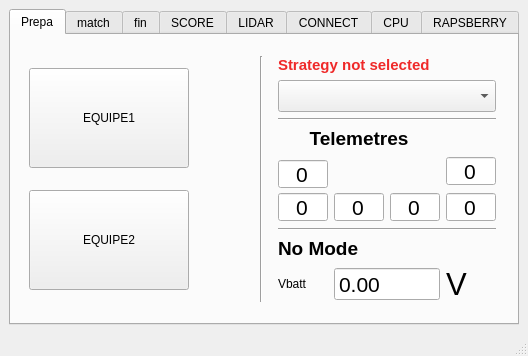
<?xml version="1.0" encoding="UTF-8"?>
<ui version="4.0">
 <class>ihm_Ecran</class>
 <widget class="QMainWindow" name="ihm_Ecran">
  <property name="geometry">
   <rect>
    <x>0</x>
    <y>0</y>
    <width>528</width>
    <height>356</height>
   </rect>
  </property>
  <property name="windowTitle">
   <string>MainWindow</string>
  </property>
  <widget class="QWidget" name="centralwidget">
   <layout class="QGridLayout" name="gridLayout">
    <item row="1" column="0">
     <widget class="QTabWidget" name="tabWidget">
      <property name="currentIndex">
       <number>0</number>
      </property>
      <widget class="QWidget" name="tab">
       <attribute name="title">
        <string>Prepa</string>
       </attribute>
       <layout class="QGridLayout" name="gridLayout_7">
        <item row="0" column="1">
         <widget class="Line" name="line">
          <property name="orientation">
           <enum>Qt::Vertical</enum>
          </property>
         </widget>
        </item>
        <item row="0" column="2">
         <layout class="QGridLayout" name="gridLayout_6">
          <item row="1" column="0" colspan="4">
           <widget class="QComboBox" name="combo_ChoixStrategie">
            <property name="font">
             <font>
              <pointsize>15</pointsize>
             </font>
            </property>
            <property name="toolTip">
             <string>Choix d'une stratégie</string>
            </property>
            <property name="currentText">
             <string/>
            </property>
           </widget>
          </item>
          <item row="4" column="0">
           <widget class="QSpinBox" name="sb_AVG">
            <property name="minimumSize">
             <size>
              <width>50</width>
              <height>30</height>
             </size>
            </property>
            <property name="maximumSize">
             <size>
              <width>50</width>
              <height>24</height>
             </size>
            </property>
            <property name="font">
             <font>
              <pointsize>16</pointsize>
             </font>
            </property>
            <property name="toolTip">
             <string>AVG</string>
            </property>
            <property name="alignment">
             <set>Qt::AlignCenter</set>
            </property>
            <property name="buttonSymbols">
             <enum>QAbstractSpinBox::NoButtons</enum>
            </property>
            <property name="maximum">
             <number>999999</number>
            </property>
           </widget>
          </item>
          <item row="5" column="2">
           <widget class="QSpinBox" name="sb_ARDCentre">
            <property name="minimumSize">
             <size>
              <width>50</width>
              <height>30</height>
             </size>
            </property>
            <property name="maximumSize">
             <size>
              <width>50</width>
              <height>30</height>
             </size>
            </property>
            <property name="font">
             <font>
              <pointsize>16</pointsize>
             </font>
            </property>
            <property name="toolTip">
             <string>ARDCentre</string>
            </property>
            <property name="alignment">
             <set>Qt::AlignCenter</set>
            </property>
            <property name="buttonSymbols">
             <enum>QAbstractSpinBox::NoButtons</enum>
            </property>
           </widget>
          </item>
          <item row="2" column="0" colspan="4">
           <widget class="Line" name="line_2">
            <property name="orientation">
             <enum>Qt::Horizontal</enum>
            </property>
           </widget>
          </item>
          <item row="3" column="3">
           <widget class="QLed" name="qLed_Obstacle">
            <property name="minimumSize">
             <size>
              <width>20</width>
              <height>20</height>
             </size>
            </property>
            <property name="maximumSize">
             <size>
              <width>20</width>
              <height>20</height>
             </size>
            </property>
            <property name="toolTip">
             <string>Binary Led</string>
            </property>
            <property name="whatsThis">
             <string>Led widget</string>
            </property>
            <property name="value">
             <bool>true</bool>
            </property>
           </widget>
          </item>
          <item row="9" column="0">
           <widget class="QLabel" name="label">
            <property name="text">
             <string>Vbatt</string>
            </property>
           </widget>
          </item>
          <item row="5" column="0">
           <widget class="QSpinBox" name="sb_ARG">
            <property name="minimumSize">
             <size>
              <width>50</width>
              <height>30</height>
             </size>
            </property>
            <property name="maximumSize">
             <size>
              <width>50</width>
              <height>30</height>
             </size>
            </property>
            <property name="font">
             <font>
              <pointsize>16</pointsize>
             </font>
            </property>
            <property name="toolTip">
             <string>ARG</string>
            </property>
            <property name="alignment">
             <set>Qt::AlignCenter</set>
            </property>
            <property name="buttonSymbols">
             <enum>QAbstractSpinBox::NoButtons</enum>
            </property>
            <property name="maximum">
             <number>999999</number>
            </property>
           </widget>
          </item>
          <item row="5" column="1">
           <widget class="QSpinBox" name="sb_ARGCentre">
            <property name="minimumSize">
             <size>
              <width>50</width>
              <height>30</height>
             </size>
            </property>
            <property name="maximumSize">
             <size>
              <width>50</width>
              <height>30</height>
             </size>
            </property>
            <property name="font">
             <font>
              <pointsize>16</pointsize>
             </font>
            </property>
            <property name="toolTip">
             <string>ARGCentre</string>
            </property>
            <property name="alignment">
             <set>Qt::AlignCenter</set>
            </property>
            <property name="buttonSymbols">
             <enum>QAbstractSpinBox::NoButtons</enum>
            </property>
           </widget>
          </item>
          <item row="6" column="0" rowspan="2" colspan="4">
           <widget class="Line" name="line_3">
            <property name="orientation">
             <enum>Qt::Horizontal</enum>
            </property>
           </widget>
          </item>
          <item row="5" column="3">
           <widget class="QSpinBox" name="sb_ARD">
            <property name="minimumSize">
             <size>
              <width>50</width>
              <height>30</height>
             </size>
            </property>
            <property name="maximumSize">
             <size>
              <width>50</width>
              <height>30</height>
             </size>
            </property>
            <property name="font">
             <font>
              <pointsize>16</pointsize>
             </font>
            </property>
            <property name="toolTip">
             <string>ARD</string>
            </property>
            <property name="alignment">
             <set>Qt::AlignCenter</set>
            </property>
            <property name="buttonSymbols">
             <enum>QAbstractSpinBox::NoButtons</enum>
            </property>
            <property name="maximum">
             <number>999999</number>
            </property>
           </widget>
          </item>
          <item row="8" column="0" colspan="4">
           <widget class="QLabel" name="lbl_ModeFct">
            <property name="font">
             <font>
              <pointsize>14</pointsize>
              <weight>75</weight>
              <bold>true</bold>
             </font>
            </property>
            <property name="text">
             <string>No Mode</string>
            </property>
           </widget>
          </item>
          <item row="9" column="3">
           <widget class="QLabel" name="label_6">
            <property name="font">
             <font>
              <pointsize>23</pointsize>
             </font>
            </property>
            <property name="text">
             <string>V</string>
            </property>
           </widget>
          </item>
          <item row="3" column="0" colspan="3">
           <widget class="QLabel" name="label_5">
            <property name="font">
             <font>
              <pointsize>14</pointsize>
              <weight>75</weight>
              <bold>true</bold>
             </font>
            </property>
            <property name="text">
             <string>Telemetres</string>
            </property>
            <property name="alignment">
             <set>Qt::AlignCenter</set>
            </property>
           </widget>
          </item>
          <item row="0" column="0" colspan="4">
           <widget class="QLabel" name="lbl_RetourStrategie">
            <property name="font">
             <font>
              <pointsize>11</pointsize>
              <weight>75</weight>
              <bold>true</bold>
             </font>
            </property>
            <property name="toolTip">
             <string>Retour d'état du robot</string>
            </property>
            <property name="styleSheet">
             <string notr="true">color: rgb(239, 41, 41);</string>
            </property>
            <property name="text">
             <string>Strategy not selected</string>
            </property>
           </widget>
          </item>
          <item row="4" column="3">
           <widget class="QSpinBox" name="sb_AVD">
            <property name="minimumSize">
             <size>
              <width>50</width>
              <height>30</height>
             </size>
            </property>
            <property name="maximumSize">
             <size>
              <width>50</width>
              <height>30</height>
             </size>
            </property>
            <property name="font">
             <font>
              <pointsize>16</pointsize>
             </font>
            </property>
            <property name="toolTip">
             <string>AVD</string>
            </property>
            <property name="alignment">
             <set>Qt::AlignCenter</set>
            </property>
            <property name="buttonSymbols">
             <enum>QAbstractSpinBox::NoButtons</enum>
            </property>
            <property name="maximum">
             <number>999999</number>
            </property>
           </widget>
          </item>
          <item row="9" column="1" colspan="2">
           <widget class="QDoubleSpinBox" name="VBatt">
            <property name="font">
             <font>
              <pointsize>16</pointsize>
             </font>
            </property>
            <property name="readOnly">
             <bool>true</bool>
            </property>
            <property name="buttonSymbols">
             <enum>QAbstractSpinBox::NoButtons</enum>
            </property>
            <property name="maximum">
             <double>20.000000000000000</double>
            </property>
           </widget>
          </item>
         </layout>
        </item>
        <item row="0" column="0">
         <layout class="QGridLayout" name="gridLayout_3">
          <property name="verticalSpacing">
           <number>10</number>
          </property>
          <item row="0" column="0">
           <widget class="QPushButton" name="pB_Couleur1">
            <property name="minimumSize">
             <size>
              <width>160</width>
              <height>100</height>
             </size>
            </property>
            <property name="maximumSize">
             <size>
              <width>160</width>
              <height>110</height>
             </size>
            </property>
            <property name="text">
             <string>EQUIPE1</string>
            </property>
            <property name="flat">
             <bool>false</bool>
            </property>
           </widget>
          </item>
          <item row="0" column="1">
           <widget class="QLed" name="qLed_green">
            <property name="minimumSize">
             <size>
              <width>50</width>
              <height>50</height>
             </size>
            </property>
            <property name="maximumSize">
             <size>
              <width>50</width>
              <height>50</height>
             </size>
            </property>
            <property name="toolTip">
             <string>Binary Led</string>
            </property>
            <property name="whatsThis">
             <string>Led widget</string>
            </property>
            <property name="value">
             <bool>true</bool>
            </property>
           </widget>
          </item>
          <item row="1" column="0">
           <widget class="QPushButton" name="pB_Couleur2">
            <property name="minimumSize">
             <size>
              <width>160</width>
              <height>100</height>
             </size>
            </property>
            <property name="maximumSize">
             <size>
              <width>160</width>
              <height>110</height>
             </size>
            </property>
            <property name="text">
             <string>EQUIPE2</string>
            </property>
            <property name="flat">
             <bool>false</bool>
            </property>
           </widget>
          </item>
          <item row="1" column="1">
           <widget class="QLed" name="qLed_orange">
            <property name="minimumSize">
             <size>
              <width>50</width>
              <height>50</height>
             </size>
            </property>
            <property name="maximumSize">
             <size>
              <width>50</width>
              <height>50</height>
             </size>
            </property>
            <property name="toolTip">
             <string>Binary Led</string>
            </property>
            <property name="whatsThis">
             <string>Led widget</string>
            </property>
            <property name="value">
             <bool>true</bool>
            </property>
           </widget>
          </item>
         </layout>
        </item>
       </layout>
      </widget>
      <widget class="QWidget" name="tab_2">
       <attribute name="title">
        <string>match</string>
       </attribute>
       <layout class="QGridLayout" name="gridLayout_4">
        <item row="0" column="0" colspan="2">
         <widget class="QDoubleSpinBox" name="sb_x">
          <property name="minimumSize">
           <size>
            <width>150</width>
            <height>80</height>
           </size>
          </property>
          <property name="font">
           <font>
            <pointsize>48</pointsize>
           </font>
          </property>
          <property name="buttonSymbols">
           <enum>QAbstractSpinBox::NoButtons</enum>
          </property>
          <property name="decimals">
           <number>1</number>
          </property>
          <property name="minimum">
           <double>-400.000000000000000</double>
          </property>
          <property name="maximum">
           <double>400.000000000000000</double>
          </property>
         </widget>
        </item>
        <item row="0" column="2" colspan="3">
         <widget class="QDoubleSpinBox" name="sb_y">
          <property name="minimumSize">
           <size>
            <width>150</width>
            <height>80</height>
           </size>
          </property>
          <property name="font">
           <font>
            <pointsize>48</pointsize>
           </font>
          </property>
          <property name="buttonSymbols">
           <enum>QAbstractSpinBox::NoButtons</enum>
          </property>
          <property name="decimals">
           <number>1</number>
          </property>
          <property name="minimum">
           <double>-400.000000000000000</double>
          </property>
          <property name="maximum">
           <double>400.000000000000000</double>
          </property>
         </widget>
        </item>
        <item row="0" column="5">
         <widget class="QDoubleSpinBox" name="sb_teta">
          <property name="minimumSize">
           <size>
            <width>130</width>
            <height>80</height>
           </size>
          </property>
          <property name="font">
           <font>
            <pointsize>48</pointsize>
           </font>
          </property>
          <property name="buttonSymbols">
           <enum>QAbstractSpinBox::NoButtons</enum>
          </property>
          <property name="decimals">
           <number>2</number>
          </property>
          <property name="minimum">
           <double>-400.000000000000000</double>
          </property>
          <property name="maximum">
           <double>400.000000000000000</double>
          </property>
         </widget>
        </item>
        <item row="1" column="0">
         <widget class="QLed" name="qLed_conv">
          <property name="minimumSize">
           <size>
            <width>50</width>
            <height>50</height>
           </size>
          </property>
          <property name="maximumSize">
           <size>
            <width>50</width>
            <height>50</height>
           </size>
          </property>
          <property name="toolTip">
           <string>Binary Led</string>
          </property>
          <property name="whatsThis">
           <string>Led widget</string>
          </property>
          <property name="value">
           <bool>false</bool>
          </property>
         </widget>
        </item>
        <item row="1" column="1" colspan="3">
         <widget class="QLabel" name="label_7">
          <property name="minimumSize">
           <size>
            <width>0</width>
            <height>50</height>
           </size>
          </property>
          <property name="maximumSize">
           <size>
            <width>16777215</width>
            <height>50</height>
           </size>
          </property>
          <property name="font">
           <font>
            <pointsize>16</pointsize>
            <weight>75</weight>
            <bold>true</bold>
           </font>
          </property>
          <property name="text">
           <string>CONVERGENCE</string>
          </property>
         </widget>
        </item>
        <item row="2" column="0">
         <widget class="QLed" name="qLed_obst">
          <property name="minimumSize">
           <size>
            <width>50</width>
            <height>50</height>
           </size>
          </property>
          <property name="maximumSize">
           <size>
            <width>50</width>
            <height>50</height>
           </size>
          </property>
          <property name="toolTip">
           <string>Binary Led</string>
          </property>
          <property name="whatsThis">
           <string>Led widget</string>
          </property>
          <property name="value">
           <bool>false</bool>
          </property>
         </widget>
        </item>
        <item row="2" column="1" colspan="2">
         <widget class="QLabel" name="label_9">
          <property name="minimumSize">
           <size>
            <width>0</width>
            <height>50</height>
           </size>
          </property>
          <property name="maximumSize">
           <size>
            <width>16777215</width>
            <height>50</height>
           </size>
          </property>
          <property name="font">
           <font>
            <pointsize>16</pointsize>
            <weight>75</weight>
            <bold>true</bold>
           </font>
          </property>
          <property name="text">
           <string>OBSTACLE</string>
          </property>
         </widget>
        </item>
        <item row="2" column="3">
         <widget class="QLed" name="qLed_bloc">
          <property name="minimumSize">
           <size>
            <width>50</width>
            <height>50</height>
           </size>
          </property>
          <property name="maximumSize">
           <size>
            <width>50</width>
            <height>50</height>
           </size>
          </property>
          <property name="toolTip">
           <string>Binary Led</string>
          </property>
          <property name="whatsThis">
           <string>Led widget</string>
          </property>
          <property name="value">
           <bool>false</bool>
          </property>
         </widget>
        </item>
        <item row="2" column="4" colspan="2">
         <widget class="QLabel" name="label_8">
          <property name="minimumSize">
           <size>
            <width>0</width>
            <height>50</height>
           </size>
          </property>
          <property name="maximumSize">
           <size>
            <width>16777215</width>
            <height>50</height>
           </size>
          </property>
          <property name="font">
           <font>
            <pointsize>16</pointsize>
            <weight>75</weight>
            <bold>true</bold>
           </font>
          </property>
          <property name="text">
           <string>BLOCAGE</string>
          </property>
         </widget>
        </item>
       </layout>
      </widget>
      <widget class="QWidget" name="tab_3">
       <attribute name="title">
        <string>fin</string>
       </attribute>
       <layout class="QGridLayout" name="gridLayout_2">
        <item row="0" column="0">
         <widget class="Q7seg" name="tps_dix">
          <property name="toolTip">
           <string>7 segment display</string>
          </property>
          <property name="whatsThis">
           <string>7 segment display</string>
          </property>
          <property name="num" stdset="0">
           <number>0</number>
          </property>
         </widget>
        </item>
        <item row="0" column="1">
         <widget class="Q7seg" name="tps_unit">
          <property name="toolTip">
           <string>7 segment display</string>
          </property>
          <property name="whatsThis">
           <string>7 segment display</string>
          </property>
         </widget>
        </item>
       </layout>
      </widget>
      <widget class="QWidget" name="tab_Score">
       <attribute name="title">
        <string>SCORE</string>
       </attribute>
       <layout class="QHBoxLayout" name="horizontalLayout">
        <item>
         <widget class="Q7seg" name="score_cent">
          <property name="toolTip">
           <string>7 segment display</string>
          </property>
          <property name="whatsThis">
           <string>7 segment display</string>
          </property>
         </widget>
        </item>
        <item>
         <widget class="Q7seg" name="score_dix">
          <property name="toolTip">
           <string>7 segment display</string>
          </property>
          <property name="whatsThis">
           <string>7 segment display</string>
          </property>
         </widget>
        </item>
        <item>
         <widget class="Q7seg" name="score_unit">
          <property name="toolTip">
           <string>7 segment display</string>
          </property>
          <property name="whatsThis">
           <string>7 segment display</string>
          </property>
         </widget>
        </item>
       </layout>
      </widget>
      <widget class="QWidget" name="tab_Lidar">
       <attribute name="title">
        <string>LIDAR</string>
       </attribute>
       <layout class="QGridLayout" name="gridLayout_8">
        <item row="0" column="0">
         <widget class="QLabel" name="label_lidar_status">
          <property name="text">
           <string>Lidar Status</string>
          </property>
         </widget>
        </item>
        <item row="0" column="1">
         <widget class="QComboBox" name="lidar_status">
          <property name="enabled">
           <bool>false</bool>
          </property>
         </widget>
        </item>
        <item row="1" column="0" colspan="2">
         <widget class="QTableWidget" name="lidar_table_obstacles">
          <property name="alternatingRowColors">
           <bool>true</bool>
          </property>
          <attribute name="verticalHeaderDefaultSectionSize">
           <number>25</number>
          </attribute>
          <column>
           <property name="text">
            <string>Angle [deg]</string>
           </property>
          </column>
          <column>
           <property name="text">
            <string>Distance [mm]</string>
           </property>
          </column>
         </widget>
        </item>
        <item row="1" column="2">
         <spacer name="horizontalSpacer_2">
          <property name="orientation">
           <enum>Qt::Horizontal</enum>
          </property>
          <property name="sizeHint" stdset="0">
           <size>
            <width>223</width>
            <height>20</height>
           </size>
          </property>
         </spacer>
        </item>
       </layout>
      </widget>
      <widget class="QWidget" name="tab_4">
       <attribute name="title">
        <string>CONNECT</string>
       </attribute>
       <widget class="QPushButton" name="pB_connect">
        <property name="geometry">
         <rect>
          <x>40</x>
          <y>50</y>
          <width>300</width>
          <height>60</height>
         </rect>
        </property>
        <property name="minimumSize">
         <size>
          <width>300</width>
          <height>60</height>
         </size>
        </property>
        <property name="font">
         <font>
          <pointsize>48</pointsize>
         </font>
        </property>
        <property name="text">
         <string>OPEN</string>
        </property>
       </widget>
       <widget class="QPushButton" name="pB_close">
        <property name="geometry">
         <rect>
          <x>40</x>
          <y>110</y>
          <width>300</width>
          <height>60</height>
         </rect>
        </property>
        <property name="minimumSize">
         <size>
          <width>300</width>
          <height>60</height>
         </size>
        </property>
        <property name="font">
         <font>
          <pointsize>48</pointsize>
         </font>
        </property>
        <property name="text">
         <string>CLOSE</string>
        </property>
       </widget>
       <widget class="QLed" name="isOpen">
        <property name="geometry">
         <rect>
          <x>360</x>
          <y>50</y>
          <width>50</width>
          <height>50</height>
         </rect>
        </property>
        <property name="toolTip">
         <string>Binary Led</string>
        </property>
        <property name="whatsThis">
         <string>Led widget</string>
        </property>
        <property name="value">
         <bool>true</bool>
        </property>
       </widget>
       <widget class="QLed" name="isClose">
        <property name="geometry">
         <rect>
          <x>360</x>
          <y>110</y>
          <width>50</width>
          <height>50</height>
         </rect>
        </property>
        <property name="toolTip">
         <string>Binary Led</string>
        </property>
        <property name="whatsThis">
         <string>Led widget</string>
        </property>
        <property name="value">
         <bool>true</bool>
        </property>
       </widget>
      </widget>
      <widget class="QWidget" name="tab_mbed">
       <attribute name="title">
        <string>CPU</string>
       </attribute>
       <layout class="QGridLayout" name="gridLayout_9">
        <item row="2" column="0" rowspan="2">
         <widget class="QPushButton" name="switch_to_mode_Labotbox">
          <property name="minimumSize">
           <size>
            <width>0</width>
            <height>50</height>
           </size>
          </property>
          <property name="text">
           <string>Switch to 
Mode Labotbox</string>
          </property>
         </widget>
        </item>
        <item row="0" column="1">
         <spacer name="horizontalSpacer_3">
          <property name="orientation">
           <enum>Qt::Horizontal</enum>
          </property>
          <property name="sizeHint" stdset="0">
           <size>
            <width>40</width>
            <height>20</height>
           </size>
          </property>
         </spacer>
        </item>
        <item row="0" column="0">
         <widget class="QPushButton" name="switch_to_mode_autonome">
          <property name="minimumSize">
           <size>
            <width>0</width>
            <height>50</height>
           </size>
          </property>
          <property name="styleSheet">
           <string notr="true">background-color: rgb(87, 227, 137);</string>
          </property>
          <property name="text">
           <string>Switch to
Mode Autonome</string>
          </property>
         </widget>
        </item>
        <item row="0" column="3">
         <spacer name="horizontalSpacer_4">
          <property name="orientation">
           <enum>Qt::Horizontal</enum>
          </property>
          <property name="sizeHint" stdset="0">
           <size>
            <width>40</width>
            <height>20</height>
           </size>
          </property>
         </spacer>
        </item>
        <item row="1" column="0">
         <spacer name="verticalSpacer">
          <property name="orientation">
           <enum>Qt::Vertical</enum>
          </property>
          <property name="sizeHint" stdset="0">
           <size>
            <width>20</width>
            <height>40</height>
           </size>
          </property>
         </spacer>
        </item>
        <item row="0" column="2" rowspan="6">
         <widget class="QPushButton" name="CPU_Reboot">
          <property name="minimumSize">
           <size>
            <width>0</width>
            <height>200</height>
           </size>
          </property>
          <property name="font">
           <font>
            <pointsize>15</pointsize>
            <weight>50</weight>
            <bold>false</bold>
           </font>
          </property>
          <property name="styleSheet">
           <string notr="true">background-color: rgb(252, 175, 62);</string>
          </property>
          <property name="text">
           <string>Reboot CPU</string>
          </property>
         </widget>
        </item>
       </layout>
      </widget>
      <widget class="QWidget" name="tab_5">
       <attribute name="title">
        <string>RAPSBERRY</string>
       </attribute>
       <layout class="QGridLayout" name="gridLayout_5">
        <item row="0" column="0">
         <widget class="QPushButton" name="RPI_Shutdown">
          <property name="sizePolicy">
           <sizepolicy hsizetype="Minimum" vsizetype="Expanding">
            <horstretch>0</horstretch>
            <verstretch>0</verstretch>
           </sizepolicy>
          </property>
          <property name="font">
           <font>
            <pointsize>19</pointsize>
            <weight>75</weight>
            <bold>true</bold>
           </font>
          </property>
          <property name="styleSheet">
           <string notr="true">background-color: rgb(204, 0, 0);</string>
          </property>
          <property name="text">
           <string>POWER OFF</string>
          </property>
         </widget>
        </item>
        <item row="0" column="2">
         <widget class="QPushButton" name="RPI_Reboot">
          <property name="sizePolicy">
           <sizepolicy hsizetype="Minimum" vsizetype="MinimumExpanding">
            <horstretch>0</horstretch>
            <verstretch>0</verstretch>
           </sizepolicy>
          </property>
          <property name="font">
           <font>
            <pointsize>15</pointsize>
           </font>
          </property>
          <property name="styleSheet">
           <string notr="true">background-color: rgb(245, 121, 0);</string>
          </property>
          <property name="text">
           <string>      Reboot      </string>
          </property>
         </widget>
        </item>
        <item row="0" column="1">
         <spacer name="horizontalSpacer">
          <property name="orientation">
           <enum>Qt::Horizontal</enum>
          </property>
          <property name="sizeType">
           <enum>QSizePolicy::Expanding</enum>
          </property>
          <property name="sizeHint" stdset="0">
           <size>
            <width>5</width>
            <height>20</height>
           </size>
          </property>
         </spacer>
        </item>
       </layout>
      </widget>
     </widget>
    </item>
   </layout>
  </widget>
  <widget class="QMenuBar" name="menubar">
   <property name="geometry">
    <rect>
     <x>0</x>
     <y>0</y>
     <width>528</width>
     <height>22</height>
    </rect>
   </property>
  </widget>
  <widget class="QStatusBar" name="statusbar"/>
 </widget>
 <customwidgets>
  <customwidget>
   <class>Q7seg</class>
   <extends>QWidget</extends>
   <header>q7seg.h</header>
  </customwidget>
  <customwidget>
   <class>QLed</class>
   <extends>QWidget</extends>
   <header>qled.h</header>
  </customwidget>
 </customwidgets>
 <resources/>
 <connections/>
</ui>
